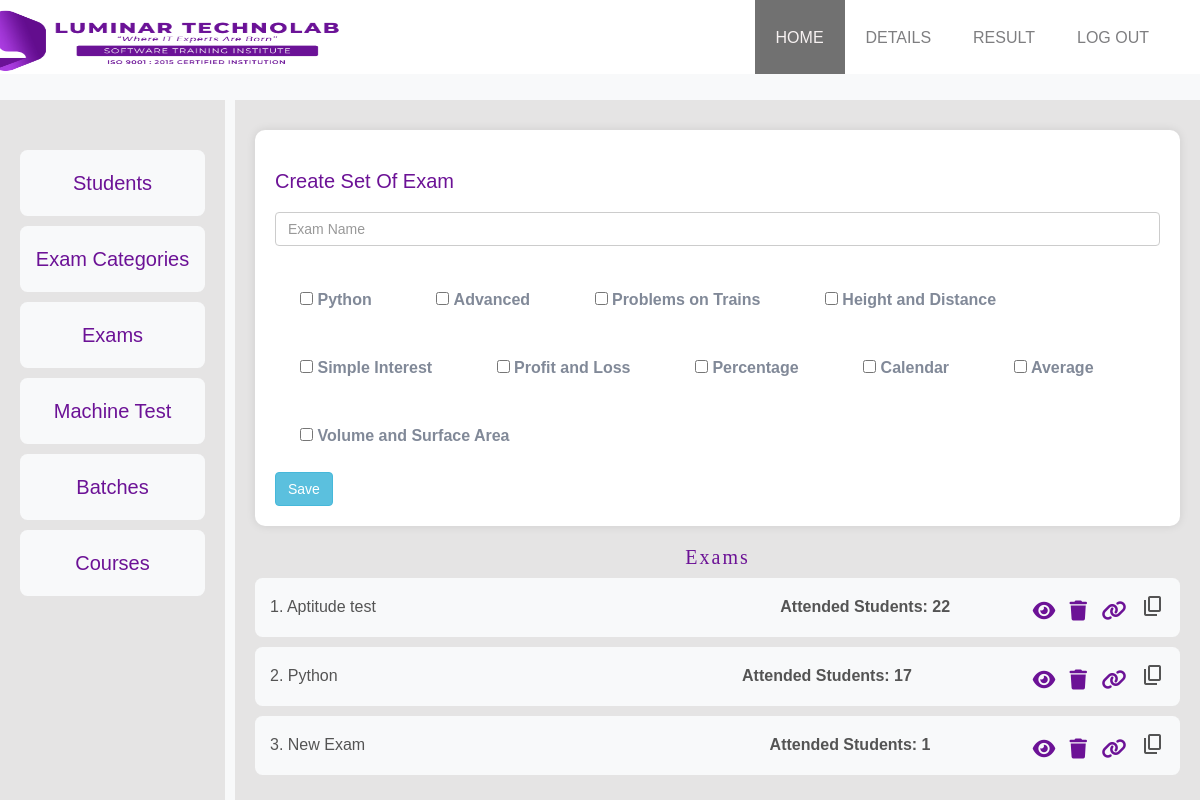
The app's page /accounts/exam/ with its own data.
### accounts/models.py (models this page shows, shortened)
class Category_questions(models.Model):
    cat=models.CharField(max_length=200)

class SetOfExams(models.Model):
    cat=models.ManyToManyField(Category_questions)
    examname=models.CharField(max_length=100)
    duration = models.DurationField(default=timedelta(hours=2))
    uuid = models.UUIDField(default=uuid.uuid4, editable=False, unique=True,null=True)
    exam_link = models.URLField(blank=True, null=True)

### accounts/views.py (the view)
# urls.py: path('exam/',CreateExamView.as_view(),name='exam'),
class CreateExamView(TemplateView):
    template_name='createexam.html'
    def get_context_data(self, **kwargs):
        context = super().get_context_data(**kwargs)
        context['cat']=Category_questions.objects.all()
        context['exam']=SetOfExams.objects.all()
        exam=SetOfExams.objects.all()
        exam_counts = {}
        for exam in exam:
            set_of_exam = get_object_or_404(SetOfExams, id=exam.id)
            student_count = set_of_exam.att_set.count()
            exam_counts[exam.id] = student_count
        context['exam_counts'] = exam_counts
        return context

### accounts/templatetags/custom_tags.py (called while the page is built)
@register.filter
def get_item(dictionary, key):
    return dictionary.get(key)

### accounts/templates/createexam.html (shortened to what this page needs)
{% extends 'addstudent.html' %}
{% block details  %}
<link rel="stylesheet" href="https://cdnjs.cloudflare.com/ajax/libs/font-awesome/6.0.0-beta3/css/all.min.css">
{% load custom_tags %}
    <div class="custom-form ">
            <h1 style="margin-bottom: 20px;">Create Set Of Exam</h1>
                        <form method="post" action="{% url 'createexam'  %}">
                            <input type="text" name="examname" id="examname" class="form-control" placeholder="Exam Name"><br>
                            <div class="row" >
                                {% for category in cat %}
                                <div style="display: inline-block; margin-left: 20px;padding: 20px;">
                                    <input type="checkbox" name="categories" value="{{ category.id }}" id="category_{{ category.id }}">
                                    <label for="category_{{ category.id }}">{{ category.cat }}</label>
                                </div>
                                {% endfor %}
                            </div>
                            <button type="submit" class="btn btn-info">Save</button>
                        </form>
        </div>
        <div class="text-center">
            <h1 class="mr-2 ml-1 mt-3" style=" letter-spacing: 2px;font-family:fantasy;" >  Exams</h1>
        </div>
        <div class="card">
            {% for i in exam %}
                <p class="item">{{ forloop.counter }}. {{ i.examname }}
                    <span class="centered-text">Attended Students: {{ exam_counts|get_item:i.id }}</span>
                    <span class="exam-link" data-link="{{ i.exam_link }}" style="float: right;">
                        <a href="{% url 'detexamset' i.id %}" style="margin-right: 10px;margin-bottom: 15px;">
                            <i class="fas fa-eye"></i>
                        </a>
                        <a href="{% url 'delexamset' i.id %}" style="margin-right: 10px;margin-bottom: 15px;">
                            <i class="fa-solid fa-trash"></i>
                        </a>
                        <a href="{{ i.exam_link }}" style="margin-right: 10px;">
                            <i class="fa-solid fa-link"></i>
                        </a>
                        <button class="copy-button">
                            <span class="material-symbols-outlined">content_copy</span>
                        </button>
                    </span>
                </p>
            {% endfor %}
        </div>
{% endblock details  %}

### accounts/templates/addstudent.html (shortened to what this page needs)
{% extends 'adminhome.html' %}
{% block home %}
{% load static %}
<link rel="stylesheet" href="{% static 'assets/css/student.css' %}">
<div class="containers">
    <div class="column-small">
        <div class="card">
            <p class="item"><a href="{% url 'addstu' %}">Students</a></p>
            <p class="item"><a href="{% url 'catall' %}">Exam Categories</a></p>
            <p class="item"><a href="{% url 'exam' %}">Exams</a></p>
            <p class="item"><a href="{% url 'machinetest' %}"> Machine Test</a></p>
            <p class="item"><a href="{% url 'batch' %}"> Batches</a></p>
            <p class="item"><a href="{% url 'cou' %}"> Courses</a></p>
        </div>
    </div>
    <div class="column-big">
        {% block details %}{% endblock details %}
    </div>
</div>
{% endblock %}

### accounts/templates/adminhome.html (shortened to what this page needs)
<!doctype html>
<html class="no-js" lang="en">
    <head>
          {% load static %}
        <link rel="stylesheet" href="{% static 'assets/css/font-awesome.min.css' %}">
		<link rel="stylesheet" href="{% static 'assets/css/linearicons.css' %}">
		<link rel="stylesheet" href="{% static 'assets/css/flaticon.css' %}">
        <link rel="stylesheet" href="{% static 'assets/css/animate.css' %}">
        <link rel="stylesheet" href="{% static 'assets/css/owl.carousel.min.css' %}">
		<link rel="stylesheet" href="{% static 'assets/css/owl.theme.default.min.css' %}">
        <link rel="stylesheet" href="{% static 'assets/css/bootstrap.min.css' %}">
		<link rel="stylesheet" href="{% static 'assets/css/bootsnav.css' %}" >
        <link rel="stylesheet" href="{% static 'assets/css/style.css' %}">
        <link rel="stylesheet" href="{% static 'assets/css/slideshow.css' %}">
        <link rel="stylesheet" href="{% static 'assets/css/responsive.css' %}">
    </head>
	<body>
			<div class="top-area">
				<div class="header-area">
				    <nav class="navbar navbar-default bootsnav  navbar-sticky navbar-scrollspy"  data-minus-value-desktop="70" data-minus-value-mobile="55" data-speed="1000">
				        <div class="container">
				            <div class="navbar-header">
				                <a class="navbar-brand" href="{% url 'h' %}"><img src="{% static 'assets/logo/logo1.png' %}" alt="image" style="width:450px;height: 75px;margin-left: -50px;object-fit:fill;"></a>
				            </div>
				            <div class="collapse navbar-collapse menu-ui-design" id="navbar-menu">
				                <ul class="nav navbar-nav navbar-right" data-in="fadeInDown" data-out="fadeOutUp">
				                    <li class="active"><a href="{% url 'ah' %}">home</a></li>
				                    <li class=""><a href="{% url 'addstu' %}">Details</a></li>
				                    <li class=""><a href="{% url 'adminresult' %}">Result</a></li>
				                    <li class=""><a href="{% url 'logout' %}">Log Out</a></li>
				                </ul>
				            </div>
				        </div>
				    </nav>
				</div>
			</div>
{% block home %}{% endblock home %}
    </body>
</html>

### accounts/static/assets/css/bootsnav.css (style rules this page uses)
nav.bootsnav .container { position: relative; }
nav.navbar.bootsnav { margin-bottom: 0; -moz-border-radius: 0px; -webkit-border-radius: 0px; -o-border-radius: 0px; border-radius: 0px; background-color: #fff; border: none; border-bottom: solid 1px #e0e0e0; z-index: 9; }
nav.navbar.bootsnav ul.nav > li > a { color: #6f6f6f; background-color: transparent; outline: none; margin-bottom: -2px; }
nav.navbar.bootsnav ul.nav li.megamenu-fw > a:hover, nav.navbar.bootsnav ul.nav li.megamenu-fw > a:focus, nav.navbar.bootsnav ul.nav li.active > a:hover, nav.navbar.bootsnav ul.nav li.active > a:focus, nav.navbar.bootsnav ul.nav li.active > a { background-color: transparent; }
body { -webkit-transition: all 0.3s ease-in-out; -moz-transition: all 0.3s ease-in-out; -o-transition: all 0.3s ease-in-out; -ms-transition: all 0.3s ease-in-out; transition: all 0.3s ease-in-out; }
.wrap-sticky nav.navbar.bootsnav { position: absolute; width: 100%; left: 0; top: 0; }
@media (min-width: 1024px) { nav.navbar.bootsnav ul.nav > li > a { padding: 30px 15px; font-weight: 600; } }

### accounts/static/assets/css/style.css (style rules this page uses)
* { padding: 0; margin: 0; }
* { -webkit-box-sizing:border-box; -moz-box-sizing:border-box; -o-box-sizing:border-box; -ms-box-sizing:border-box; box-sizing:border-box; }
body { font-family: 'Poppins', sans-serif; font-size:16px; color:#818998; text-transform:initial; max-width:1920px; margin:0 auto; overflow-x:hidden; }
a,a:hover,a:active,a:focus { display:inline-block; text-decoration:none; color: #6C1296; font-size:20px; padding:0; font-weight: 500; text-transform: capitalize; }
h1,h2,h3,h4,h5,h6 { margin: 0; color:#6C1296; font-size: 20px; font-weight: 500; text-transform: capitalize; }
p { margin: 0; color:#545454; font-size:16px; line-height: 1.8; text-transform: initial; }
img { border:none;max-width:100%; height:auto; }
ul { padding: 0; margin: 0 auto; list-style: none; }
ul li { list-style: none; display: inline-block; }
select,input,textarea,button,.form-control { box-shadow:none;outline:0!important; }
button { background: transparent;border: 0;font-size: 16px;text-transform: capitalize; }
html,body { height: 100%; }
nav.navbar.bootsnav { background-color: transparent; border-bottom: transparent; background-color: white; }
.navbar-header a.navbar-brand,.navbar-header a.navbar-brand:hover,.navbar-header a.navbar-brand:focus { display: inline-block; color: #fff; font-size: 24px; letter-spacing: 3px; font-family: 'Rufina', serif; font-weight: 700; padding: 5px 0px; text-transform:uppercase; }
nav.navbar.bootsnav ul.nav > li > a { color: #7e7e80; font-size: 16px; font-weight: 500; text-transform:uppercase; -webkit-transition: 0.3s linear; -moz-transition: 0.3s linear; -ms-transition: 0.3s linear; -o-transition: 0.3s linear; transition: 0.3s linear; }
nav.navbar.bootsnav ul.nav > li > a { padding: 28px 21px; }
nav.navbar.bootsnav ul.nav > li.active>a { color: #f7f2f2; }
.menu-ui-design { overflow-y:scroll;height: 350px; }
.header-area { position: absolute;top:0;left:0;width: 100%;z-index: 99; }

### accounts/static/assets/css/slideshow.css (style rules this page uses)
* { box-sizing:border-box }
.active, .dot:hover { background-color: #717171; }

### accounts/static/assets/css/student.css (style rules this page uses)
body { background-color: #f8f9fa; }
.custom-form { background-color: #ffffff; border-radius: 10px; box-shadow: 0 0 10px rgba(0, 0, 0, 0.1); padding: 20px; max-width: 1000px; margin: 0 auto; margin-top: 10px; }
label { font-weight: bold; }
.containers { display: flex; gap: 10px; margin: 0; height:auto; }
.column-small { background-color: rgb(229, 228, 228); flex: 1; padding: 20px; text-align: center; margin-top: 100px; }
.column-big { background-color: rgb(229, 228, 228); flex: 5; padding: 20px; margin-top: 100px; }
.containers .column-small .card { margin-top: 30px; }
.containers .column-small .card .item { padding: 15px; margin-top: 10px; background-color: #f8f9fa; border-radius: 0.75rem; }
.containers .column-big div h1 { margin-top: 20px; }

### accounts/templates/addstudent.html (style rules this page uses)
.card { margin-top: 10px; }
.card .item { padding: 15px; margin-top: 10px; background-color: #f8f9fa; border-radius: 0.75rem; }
body { font-family: Arial, Helvetica, sans-serif; }

### accounts/templates/createexam.html (style rules this page uses)
.card { margin-top: 10px; }
.card .item { padding: 15px; margin-top: 10px; background-color: #f8f9fa; border-radius: 0.75rem; }
.centered-text { font-weight: bolder; margin-left: 400px; height: 100%; }

### records on screen
Category_questions: cat "Python"
Category_questions: cat "Advanced"
Category_questions: cat "Problems on Trains"
Category_questions: cat "Height and Distance"
Category_questions: cat "Simple Interest"
Category_questions: cat "Profit and Loss"
Category_questions: cat "Percentage"
Category_questions: cat "Calendar"
Category_questions: cat "Average"
Category_questions: cat "Volume and Surface Area"
SetOfExams: examname "Aptitude test", id "22"
SetOfExams: examname "Python", id "17"
SetOfExams: examname "New Exam", id "1"
